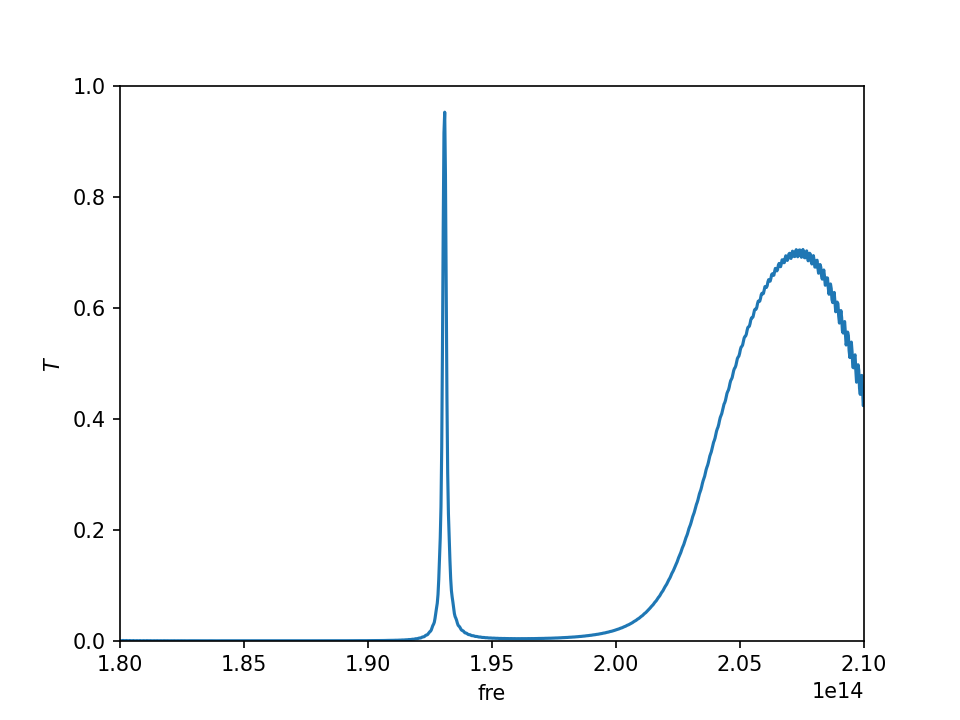
#> input picture 1DPC/10ABBA.png, 960 x 720 px
$ jupyter execute --allow-errors transparent.ipynb
#> lines starting #> are read from the running program, lines starting #| are printed output that depends on the picture
[cell 1]
import numpy as np
#> (the rest of this cell did not finish here and is left out)

[cell 2]
import numpy as np
import matplotlib.pyplot as plt
import time
from scipy import signal
from time import sleep
import sys
#setup some constants and parameters
M=2**16 #模擬步數
tsim=7e-12 #模擬長度
eps0 = 8.854187e-12
hbar = 1.05457182e-34
c = 2.99792458e8
kb = 1.380649e-23
hdk=7.63823258e-12 # hbar/kb
T=30000
deltap = np.sqrt(1/3/eps0/hbar/c)*kb*T #小delta

def D(omega,T):
    return(hbar*omega/np.pi/c/(np.exp(hdk*omega/T)-1))
limit=1000
frequency_limit = np.linspace(0, 25, limit)
frequency = frequency_limit*1e15
omega = frequency*np.pi*2
plt.xlim(0,25e15)
plt.ylim(0,7.5e-28)
plt.plot(omega,D(omega*1e1,30000),'orange')
plt.plot(omega,D(omega,50000),'red')
plt.savefig('1.png')
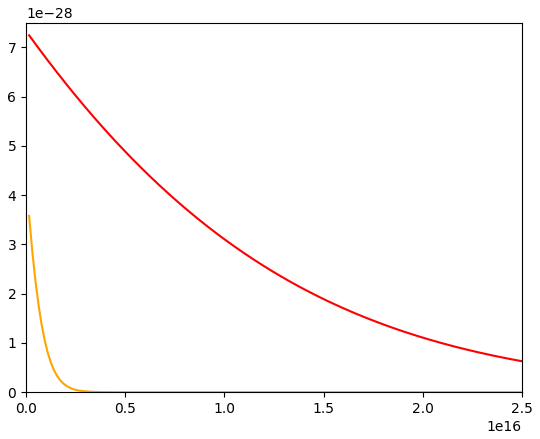
#> figure drawn by matplotlib, 1 panel
#plt.xlabel('Frequency (PHz)')
#plt.ylabel('Energy density (J/m)')

[cell 3]
M=2**21
tsim=7e-12
eps0 = 8.854187e-12
import matplotlib.pyplot as plt
#Efavg = data['Efavg_50000']
#> (the rest of this cell did not finish here and is left out)

[cell 4]
from PIL import Image

def transPNG(srcImageName, dstImageName):
#> called with srcImageName = '10ABBA.png', dstImageName = 'new10ABBA.png'
    img = Image.open(srcImageName)
#> img is the input picture: PIL image 960x720 RGBA; mean R, G, B, A 250.2, 251.1, 251.7, 255
    img = img.convert("RGBA")
    datas = img.getdata()
    newData = list()
    for item in datas:
        if item[0] > 225 and item[1] > 225 and item[2] > 225:
            newData.append((255, 255, 255, 0))
        else:
            newData.append(item)
#> after the loop, newData = 691200 items
    img.putdata(newData)
    img.save(dstImageName, "PNG")
transPNG('10ABBA.png','new10ABBA.png')
